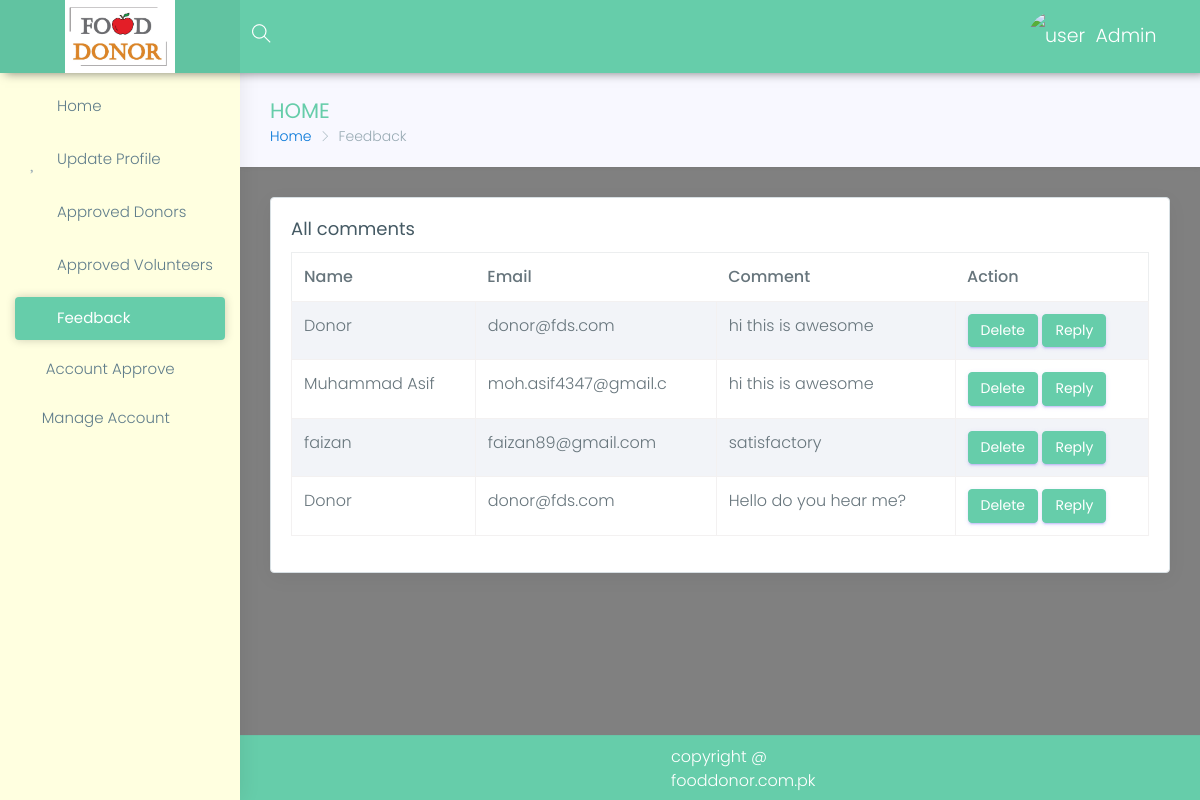
The page /fdsadmin/feedbacks (signed in) on the database its author committed.
### donor/models.py (models this page shows)
class Feedback(models.Model):
    user=models.ForeignKey(User,null=True,on_delete=models.CASCADE )
    full_name=models.CharField(max_length=15, null=False, blank=False)
    email=models.CharField(max_length=20, null=False, blank=False)
    comment=models.CharField(max_length=500, null=False, blank=False)
    reply=models.CharField(max_length=200,null=True)

### fdsadmin/views.py (the view, shortened to what this page needs)
@login_required
def feedback(request):
    if not auth_admin(request):
        return redirect('/home/login')
    feedbacks = Feedback.objects.all()
    return render(request, 'fdsadmin/feedback.html', {'feedbacks': feedbacks})

### fdsadmin/views.py (called while the page is built)
def auth_admin(request):
    if request.user.is_staff:
        return True
    else:
        return False

### templates/fdsadmin/feedback.html (shortened to what this page needs)
{% extends 'panel-base.html' %}
{% block sidebar %}
            {% include 'fdsadmin/sidebar.html' %}
        {% endblock %}
{% block bradcrump %}
    <div class="row page-titles">
                    <div class="col-md-5 col-8 align-self-center">
                        <h3 class="text-themecolor">HOME</h3>
                        <ol class="breadcrumb">
                            <li class="breadcrumb-item"><a href="{% url 'fdsadmin-index' %}">Home</a></li>
                            <li class="breadcrumb-item active">Feedback</li>
                        </ol>
                    </div>
                </div>
{% endblock %}
{% block main %}
                 <div class="row">
                    <div class="col-lg-12">
                        <div class="card">
                            <div class="card-block">
                                <h4 class="card-title">All comments</h4>
                                <div class="table-responsive">
                                    <table id="myTable" class="table table-hover table-striped table-bordered">
                                        <thead>
                                            <tr>
                                                <th>Name</th>
                                                <th>Email</th>
                                                <th>Comment</th>
                                                <th>Action</th>
                                            </tr>
                                        </thead>
                                        <tbody>
                                        {% for feedback in feedbacks %}
                                            <tr>
                                                <td>{{ feedback.full_name }}</td>
                                                <td>{{ feedback.email }}</td>
                                                <td>{{ feedback.comment }}</td>
                                                <td>
                                                <a href="#"   class="btn btn-primary">Delete</a>
                                                   <a href="#" data-toggle="modal" data-target="#reply" onclick="message({{ feedback.id }})"  class="btn btn-primary">Reply</a>
                                                </td>
                                            </tr>
                                        {% endfor %}
                                        </tbody>
                                    </table>
                                </div>
                            </div>
                        </div>
                    </div>
                </div>
{% endblock %}

### templates/panel-base.html (shortened to what this page needs)
{% load static %}
<!DOCTYPE html>
<html lang="en">
<head>
    <link href="{% static 'Panel/assets/plugins/bootstrap/css/bootstrap.min.css' %}" rel="stylesheet">
    <link href="{% static 'Panel/assets/plugins/chartist-js/dist/chartist.min.css' %}" rel="stylesheet">
    <link href="{% static 'Panel/assets/plugins/chartist-js/dist/chartist-init.css' %}" rel="stylesheet">
    <link href="{% static 'Panel/assets/plugins/chartist-plugin-tooltip-master/dist/chartist-plugin-tooltip.css' %}" rel="stylesheet">
    <link href="{% static 'Panel/assets/plugins/c3-master/c3.min.css' %}" rel="stylesheet">
    <link href="{% static 'Panel/lite/css/style.css' %}" rel="stylesheet">
    <link href="{% static 'Panel/lite/css/colors/blue.css' %}" id="theme" rel="stylesheet">
    <link rel="stylesheet" type="text/css" href="https://cdn.datatables.net/v/bs4/jq-3.3.1/dt-1.10.18/datatables.min.css"/>
</head>
<body class="fix-header fix-sidebar card-no-border">
    <div id="main-wrapper">
        <header class="topbar">
            <nav class="navbar top-navbar navbar-toggleable-sm navbar-light">
                <div class="navbar-header">
                    <a class="navbar-brand" href="{% url 'donor-index' %}">
                        <b>
                            <img src="{% static "images/Capture.PNG" %}" style="width: 110px" alt="homepage" class="light-logo" />
                        </b>
                    </a>
                </div>
                <div class="navbar-collapse">
                    <ul class="navbar-nav mr-auto mt-md-0">
                        <li class="nav-item hidden-sm-down search-box"> <a class="nav-link hidden-sm-down text-muted waves-effect waves-dark" href="javascript:void(0)"><i class="ti-search"></i></a>
                        </li>
                    </ul>
                    <ul class="navbar-nav my-lg-0">
                        <li class="nav-item dropdown">
                            <a href="" class="link" data-toggle="tooltip" title="Email"><i class="mdi mdi-gmail" style="
                                     margin-right: 46px;"></i></a>
                            <a class="nav-link dropdown-toggle text-muted waves-effect waves-dark" href="" data-toggle="dropdown" aria-haspopup="true" aria-expanded="false"><img src="{{ request.session.pic }}" alt="user" class="profile-pic m-r-10" />{{ user.first_name }}</a>
                        <a href="/home/logout" class="link" data-toggle="tooltip" title="Logout"><i class="mdi mdi-power"></i></a>
                        </li>
                    </ul>
                </div>
            </nav>
        </header>
        {% block sidebar %}
        {% endblock %}
        <div class="page-wrapper">
            <div class="container-fluid" style="padding-top: 0px;">
                {% block bradcrump %}{% endblock %}
                {% block main %}{% endblock %}
            </div>
            <footer class="footer"> copyright @ fooddonor.com.pk </footer>
        </div>
    </div>
</body>
</html>

### home/static/Panel/lite/css/colors/blue.css (style rules this page uses)
.topbar { background: #66CDAA; }
.topbar .navbar-header { background: rgba(0, 0, 0, 0.05); }
.topbar .top-navbar .navbar-header .navbar-brand .light-logo { display: inline-block; color: rgba(255, 255, 255, 0.8); }
.topbar .navbar-light .navbar-nav .nav-item > a.nav-link { color: #ffffff !important; }
.text-themecolor { color: #66CDAA !important; }

### templates/panel-base.html (style rules this page uses)
.footer { padding: 9px 431px !important; }

### rows shown on the page
Feedback: full_name "Donor", email "donor@fds.com", comment "hi this is awesome"
Feedback: full_name "Muhammad Asif", email "moh.asif4347@gmail.c", comment "hi this is awesome"
Feedback: full_name "faizan", email "faizan89@gmail.com", comment "satisfactory"
Feedback: full_name "Donor", email "donor@fds.com", comment "Hello do you hear me?"

### other values the page prints
{{ user.first_name }} "Admin"
